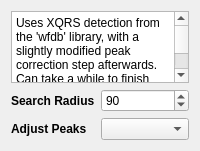
              <widget class="QWidget" name="page_peak_xqrs">
               <layout class="QFormLayout" name="formLayout_9">
                <item row="0" column="0" colspan="2">
                 <widget class="QTextBrowser" name="peak_xqrs_info">
                  <property name="sizePolicy">
                   <sizepolicy hsizetype="Expanding" vsizetype="Preferred">
                    <horstretch>0</horstretch>
                    <verstretch>0</verstretch>
                   </sizepolicy>
                  </property>
                  <property name="sizeAdjustPolicy">
                   <enum>QAbstractScrollArea::AdjustToContents</enum>
                  </property>
                  <property name="html">
                   <string>&lt;!DOCTYPE HTML PUBLIC &quot;-//W3C//DTD HTML 4.0//EN&quot; &quot;http://www.w3.org/TR/REC-html40/strict.dtd&quot;&gt;
&lt;html&gt;&lt;head&gt;&lt;meta name=&quot;qrichtext&quot; content=&quot;1&quot; /&gt;&lt;meta charset=&quot;utf-8&quot; /&gt;&lt;style type=&quot;text/css&quot;&gt;
p, li { white-space: pre-wrap; }
hr { height: 1px; border-width: 0; }
li.unchecked::marker { content: &quot;\2610&quot;; }
li.checked::marker { content: &quot;\2612&quot;; }
&lt;/style&gt;&lt;/head&gt;&lt;body style=&quot; font-family:'Segoe UI'; font-size:9pt; font-weight:400; font-style:normal;&quot;&gt;
&lt;p style=&quot; margin-top:0px; margin-bottom:0px; margin-left:0px; margin-right:0px; -qt-block-indent:0; text-indent:0px;&quot;&gt;Uses XQRS detection from the 'wfdb' library, with a slightly modified peak correction step afterwards.&lt;/p&gt;
&lt;p style=&quot; margin-top:0px; margin-bottom:0px; margin-left:0px; margin-right:0px; -qt-block-indent:0; text-indent:0px;&quot;&gt;Can take a while to finish when using on sections longer than 1e6 samples.&lt;/p&gt;&lt;/body&gt;&lt;/html&gt;</string>
                  </property>
                 </widget>
                </item>
                <item row="1" column="0">
                 <widget class="QLabel" name="searchRadiusLabel">
                  <property name="font">
                   <font>
                    <bold>true</bold>
                   </font>
                  </property>
                  <property name="text">
                   <string>Search Radius</string>
                  </property>
                 </widget>
                </item>
                <item row="1" column="1">
                 <widget class="QSpinBox" name="peak_xqrs_search_radius">
                  <property name="accelerated">
                   <bool>true</bool>
                  </property>
                  <property name="correctionMode">
                   <enum>QAbstractSpinBox::CorrectToNearestValue</enum>
                  </property>
                  <property name="minimum">
                   <number>5</number>
                  </property>
                  <property name="maximum">
                   <number>99999</number>
                  </property>
                  <property name="value">
                   <number>90</number>
                  </property>
                 </widget>
                </item>
                <item row="2" column="0">
                 <widget class="QLabel" name="adjustPeaksLabel">
                  <property name="font">
                   <font>
                    <bold>true</bold>
                   </font>
                  </property>
                  <property name="text">
                   <string>Adjust Peaks</string>
                  </property>
                 </widget>
                </item>
                <item row="2" column="1">
                 <widget class="ComboBox" name="peak_xqrs_peak_dir"/>
                </item>
               </layout>
              </widget>
